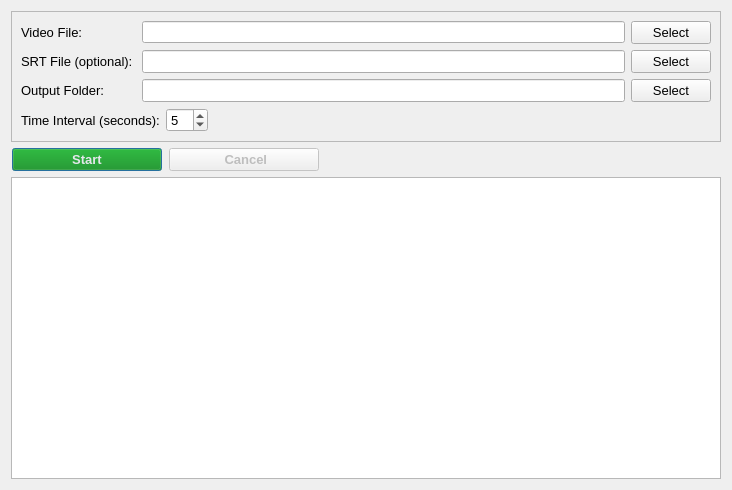
<?xml version="1.0" encoding="UTF-8"?>
<ui version="4.0">
 <class>VideoParser</class>
 <widget class="QDialog" name="VideoParser">
  <property name="geometry">
   <rect>
    <x>0</x>
    <y>0</y>
    <width>732</width>
    <height>490</height>
   </rect>
  </property>
  <property name="windowTitle">
   <string>Video Parser</string>
  </property>
  <layout class="QVBoxLayout" name="verticalLayout_2">
   <item>
    <widget class="QFrame" name="setupFrame">
     <property name="sizePolicy">
      <sizepolicy hsizetype="Preferred" vsizetype="Preferred">
       <horstretch>0</horstretch>
       <verstretch>0</verstretch>
      </sizepolicy>
     </property>
     <property name="frameShape">
      <enum>QFrame::StyledPanel</enum>
     </property>
     <property name="frameShadow">
      <enum>QFrame::Plain</enum>
     </property>
     <property name="lineWidth">
      <number>3</number>
     </property>
     <layout class="QVBoxLayout" name="verticalLayout_3">
      <item>
       <layout class="QGridLayout" name="selectorsGrid">
        <item row="0" column="1">
         <widget class="QLineEdit" name="videoSelectLine">
          <property name="font">
           <font>
            <pointsize>9</pointsize>
           </font>
          </property>
          <property name="readOnly">
           <bool>true</bool>
          </property>
         </widget>
        </item>
        <item row="1" column="0">
         <widget class="QLabel" name="srtSelectLabel">
          <property name="font">
           <font>
            <pointsize>10</pointsize>
           </font>
          </property>
          <property name="toolTip">
           <string/>
          </property>
          <property name="whatsThis">
           <string>The SRT file contains timestamped information about the video file.  It is optional, but without it output images won't include location information.</string>
          </property>
          <property name="text">
           <string>SRT File (optional): </string>
          </property>
         </widget>
        </item>
        <item row="2" column="0">
         <widget class="QLabel" name="outputLabel">
          <property name="font">
           <font>
            <pointsize>10</pointsize>
           </font>
          </property>
          <property name="text">
           <string>Output Folder:</string>
          </property>
         </widget>
        </item>
        <item row="2" column="1">
         <widget class="QLineEdit" name="outputLine">
          <property name="font">
           <font>
            <pointsize>10</pointsize>
           </font>
          </property>
          <property name="readOnly">
           <bool>true</bool>
          </property>
         </widget>
        </item>
        <item row="2" column="2">
         <widget class="QPushButton" name="outputSelectButton">
          <property name="font">
           <font>
            <pointsize>10</pointsize>
           </font>
          </property>
          <property name="text">
           <string>Select</string>
          </property>
          <property name="autoDefault">
           <bool>false</bool>
          </property>
         </widget>
        </item>
        <item row="0" column="0">
         <widget class="QLabel" name="videoSelectLabel">
          <property name="font">
           <font>
            <pointsize>10</pointsize>
           </font>
          </property>
          <property name="text">
           <string>Video File:</string>
          </property>
         </widget>
        </item>
        <item row="0" column="2">
         <widget class="QPushButton" name="videoSelectButton">
          <property name="font">
           <font>
            <pointsize>10</pointsize>
           </font>
          </property>
          <property name="text">
           <string>Select</string>
          </property>
          <property name="autoDefault">
           <bool>false</bool>
          </property>
         </widget>
        </item>
        <item row="1" column="1">
         <widget class="QLineEdit" name="srtSelectLine">
          <property name="font">
           <font>
            <pointsize>10</pointsize>
           </font>
          </property>
          <property name="readOnly">
           <bool>true</bool>
          </property>
         </widget>
        </item>
        <item row="1" column="2">
         <widget class="QPushButton" name="srtSelectButton">
          <property name="font">
           <font>
            <pointsize>10</pointsize>
           </font>
          </property>
          <property name="text">
           <string>Select</string>
          </property>
          <property name="autoDefault">
           <bool>false</bool>
          </property>
         </widget>
        </item>
       </layout>
      </item>
      <item>
       <layout class="QHBoxLayout" name="horizontalLayout">
        <item>
         <widget class="QLabel" name="timeLabel">
          <property name="font">
           <font>
            <pointsize>10</pointsize>
           </font>
          </property>
          <property name="text">
           <string>Time Interval (seconds):</string>
          </property>
         </widget>
        </item>
        <item>
         <widget class="QSpinBox" name="timespinBox">
          <property name="font">
           <font>
            <pointsize>10</pointsize>
           </font>
          </property>
          <property name="minimum">
           <number>1</number>
          </property>
          <property name="value">
           <number>5</number>
          </property>
         </widget>
        </item>
        <item>
         <spacer name="horizontalSpacer">
          <property name="orientation">
           <enum>Qt::Horizontal</enum>
          </property>
          <property name="sizeHint" stdset="0">
           <size>
            <width>40</width>
            <height>20</height>
           </size>
          </property>
         </spacer>
        </item>
       </layout>
      </item>
     </layout>
    </widget>
   </item>
   <item>
    <layout class="QHBoxLayout" name="mainButtons">
     <item>
      <widget class="QPushButton" name="startButton">
       <property name="enabled">
        <bool>true</bool>
       </property>
       <property name="sizePolicy">
        <sizepolicy hsizetype="Fixed" vsizetype="Fixed">
         <horstretch>0</horstretch>
         <verstretch>0</verstretch>
        </sizepolicy>
       </property>
       <property name="minimumSize">
        <size>
         <width>150</width>
         <height>0</height>
        </size>
       </property>
       <property name="font">
        <font>
         <pointsize>10</pointsize>
         <weight>75</weight>
         <bold>true</bold>
        </font>
       </property>
       <property name="layoutDirection">
        <enum>Qt::RightToLeft</enum>
       </property>
       <property name="autoFillBackground">
        <bool>false</bool>
       </property>
       <property name="styleSheet">
        <string notr="true">background-color: rgb(0, 136, 0);
color: rgb(228, 231, 235);</string>
       </property>
       <property name="text">
        <string>Start</string>
       </property>
       <property name="default">
        <bool>false</bool>
       </property>
      </widget>
     </item>
     <item>
      <widget class="QPushButton" name="cancelButton">
       <property name="enabled">
        <bool>false</bool>
       </property>
       <property name="sizePolicy">
        <sizepolicy hsizetype="Fixed" vsizetype="Fixed">
         <horstretch>0</horstretch>
         <verstretch>0</verstretch>
        </sizepolicy>
       </property>
       <property name="minimumSize">
        <size>
         <width>150</width>
         <height>0</height>
        </size>
       </property>
       <property name="font">
        <font>
         <pointsize>10</pointsize>
         <weight>75</weight>
         <bold>true</bold>
        </font>
       </property>
       <property name="styleSheet">
        <string notr="true"/>
       </property>
       <property name="text">
        <string> Cancel</string>
       </property>
       <property name="icon">
        <iconset resource="../resources.qrc">
         <normaloff>:/icons/cancel.png</normaloff>:/icons/cancel.png</iconset>
       </property>
      </widget>
     </item>
     <item>
      <spacer name="buttonsSpacer">
       <property name="orientation">
        <enum>Qt::Horizontal</enum>
       </property>
       <property name="sizeType">
        <enum>QSizePolicy::Minimum</enum>
       </property>
       <property name="sizeHint" stdset="0">
        <size>
         <width>400</width>
         <height>20</height>
        </size>
       </property>
      </spacer>
     </item>
    </layout>
   </item>
   <item>
    <widget class="QPlainTextEdit" name="outputWindow">
     <property name="font">
      <font>
       <pointsize>12</pointsize>
      </font>
     </property>
     <property name="readOnly">
      <bool>true</bool>
     </property>
    </widget>
   </item>
  </layout>
 </widget>
 <resources>
  <include location="../resources.qrc"/>
 </resources>
 <connections/>
</ui>
